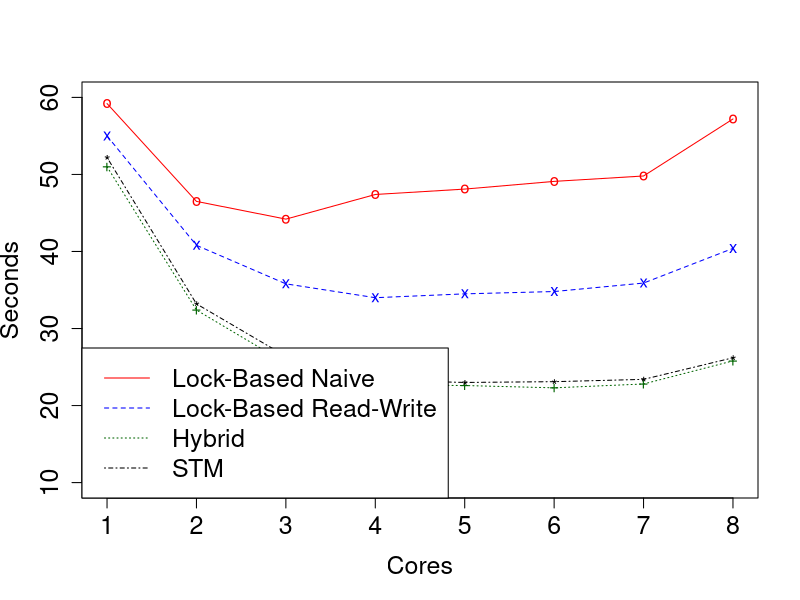

Source code (R):
png("sir_varyingcores_constgrid.png", width = 700, height = 700)

cores   <- c(1,2,3,4,5,6,7,8)
lbNaive <- c(59.2, 46.5, 44.2, 47.4, 48.1, 49.1, 49.8, 57.2)
lbRw    <- c(55.0, 40.8, 35.8, 34.0, 34.5, 34.8, 35.9, 40.4)
hyb     <- c(51.0, 32.4, 25.5, 22.7, 22.6, 22.3, 22.8, 25.8)
stm     <- c(52.2, 33.2, 26.4, 23.3, 23.0, 23.1, 23.4, 26.2)

#dev.new(width = 500, height = 500, unit = "px")
plot(cores, lbNaive, type="o", col="red", pch="o", lty=1,
     xlab = "Cores", 
     ylab = "Seconds",
     ylim=c(10,60),
     cex.lab=1.5, cex.axis=1.5, cex.main=1.5, cex.sub=1.5)

points(cores, lbRw, col="blue", pch="x")
lines(cores, lbRw, col="blue",lty=2)

points(cores, hyb, col="dark green",pch="+")
lines(cores, hyb, col="dark green", lty=3)

points(cores, stm, col="black",pch="*")
lines(cores, stm, col="black", lty=4)

legend("bottomleft", 
      legend=c("Lock-Based Naive","Lock-Based Read-Write","Hybrid", "STM"), 
      col=c("red", "blue", "dark green", "black"),
      lty=c(1,2,3,4),
      xpd=TRUE,
      cex = 1.5)

# 3. Close the file
dev.off()
